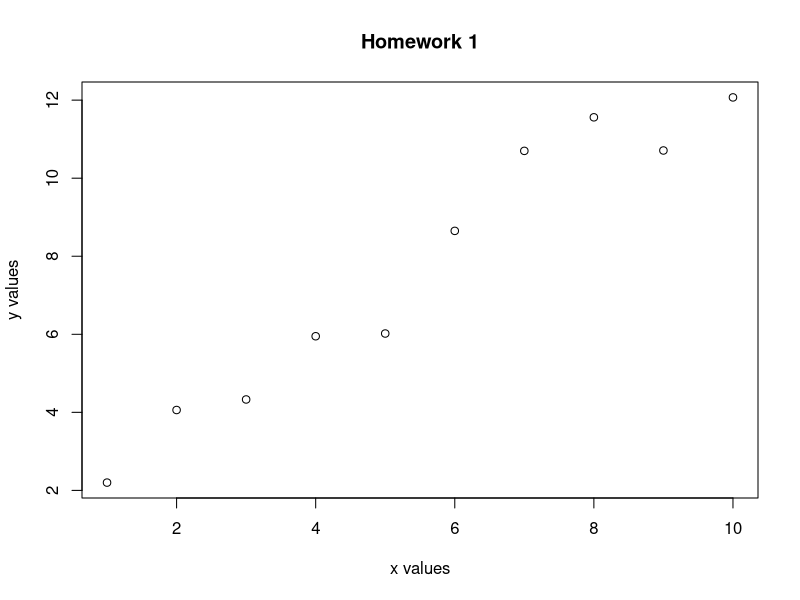

Recreate this plot in R.
## ---- chunk 1
x <- c(1:10)
y <- c(2.20, 4.06, 4.33, 5.95, 6.02, 8.65, 10.70, 11.56, 10.71, 12.07)
z <- x + y
print(z)
## ---- chunk 2
Linear_model.lm <- lm(formula = y ~ x)
summary(Linear_model.lm)
## ---- chunk 3
plot(x = x, y = y, xlab = "x values", ylab = "y values", main = "Homework 1")
## ---- chunk 4
# summary(Linear_model.lm)$r.squared
# SSE = sum(Linear_model.lm$residuals**2)

SST = sum((y - mean(y))**2)
SSR = sum((Linear_model.lm$fitted.values - mean(y))**2)
SSE = sum((Linear_model.lm$fitted.values - y)**2)

(SST - SSE) / SST

SSR / SST

1 - SSE / SST
